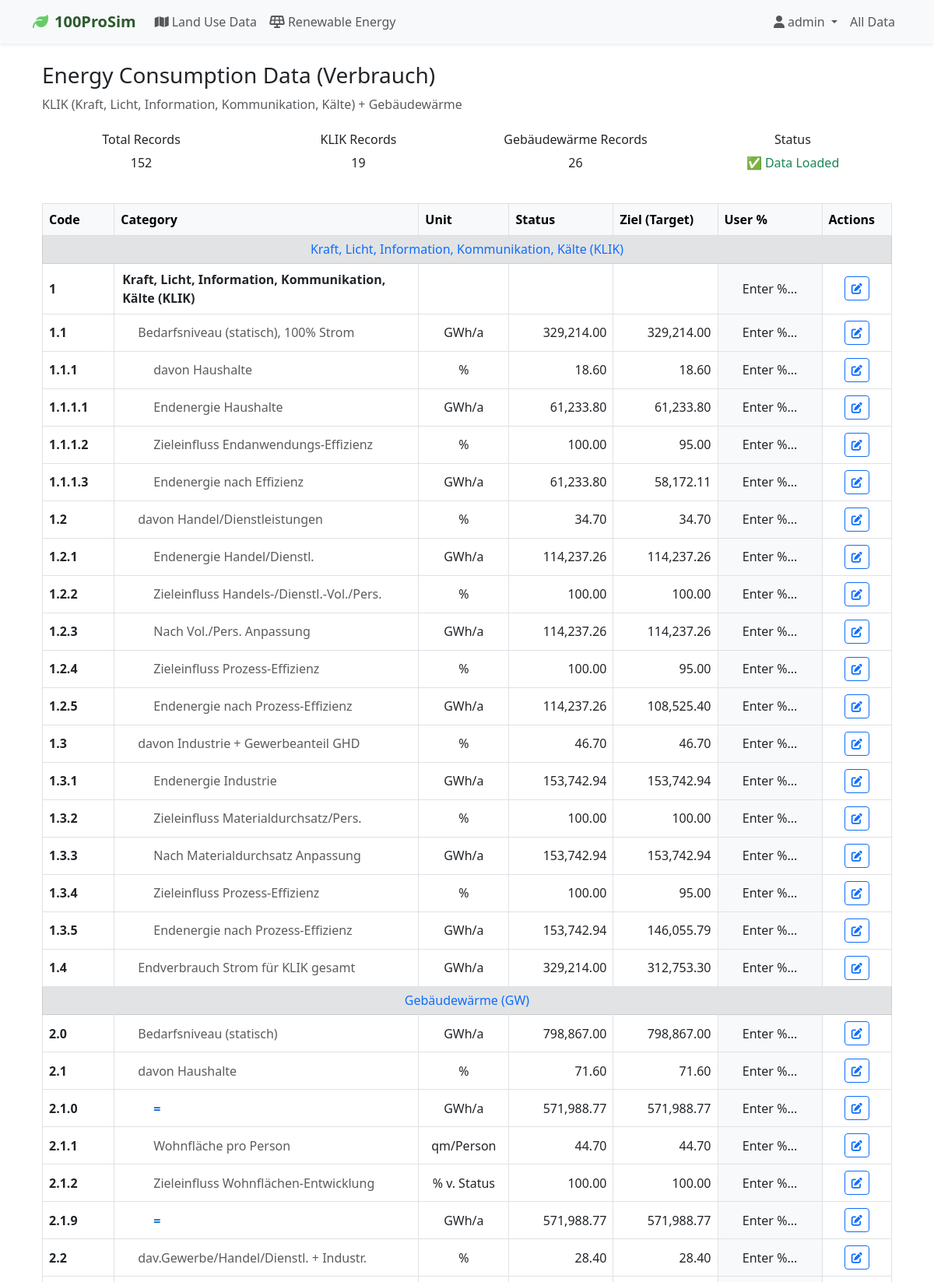
Page /verbrauch/ (signed in, upper part) on the committed database.
### simulator/models.py (models this page shows, shortened)
class VerbrauchData(models.Model):
    code = models.CharField(max_length=20, unique=True)  # e.g. "1", "1.1", "1.1.1", etc.
    category = models.CharField(max_length=200)  # Energy consumption category description
    unit = models.CharField(max_length=20)  # GWh/a, %, etc.
    status = models.FloatField(null=True, blank=True)  # Current status value
    ziel = models.FloatField(null=True, blank=True)  # Target value (Ziel)
    is_calculated = models.BooleanField(default=False)  # True if this should be calculated via formula
    status_calculated = models.BooleanField(default=False)  # True if STATUS should be calculated
    ziel_calculated = models.BooleanField(default=False)  # True if ZIEL should be calculated
    user_percent = models.FloatField(null=True, blank=True)  # User-defined percentage
    created_at = models.DateTimeField(auto_now_add=True)
    updated_at = models.DateTimeField(auto_now=True)
    class Meta:
        ordering = ['code']
        indexes = [
            models.Index(fields=['code']),
        ]
    def get_effective_value(self):
        if self.user_percent is not None:
            return self.user_percent
        elif self.status_calculated or self.is_calculated:
            calculated = self.calculate_value()
            if calculated is not None:
                return calculated
        return self.status
    def get_effective_ziel_value(self):
        if self.user_percent is not None:
            return self.user_percent
        elif self.ziel_calculated or self.is_calculated:
            calculated = self.calculate_ziel_value()
            if calculated is not None:
                return calculated
        return self.ziel
    from .verbrauch_calculations import calculate_value_method, calculate_ziel_value_method
    calculate_value = calculate_value_method
    calculate_ziel_value = calculate_ziel_value_method

### simulator/views.py (the view)
# urls.py: path('verbrauch/', views.verbrauch_view, name='verbrauch'),
def verbrauch_view(request):
    from .models import VerbrauchData
    verbrauch_data = VerbrauchData.objects.all()
    temp_data = []
    for item in verbrauch_data:
        if item.is_calculated:
            calculated_status = item.calculate_value()  # Uses status fields
            calculated_ziel = item.calculate_ziel_value()  # Uses ziel fields
            display_status = calculated_status
            display_ziel = calculated_ziel
        else:
            display_status = item.status
            display_ziel = item.ziel
        if "Alternativ zur" in item.category and "Brennstoffzellen (FC)" in item.category:
            from django.utils.safestring import mark_safe
            if item.user_percent == 100.0:
                display_ziel = mark_safe('<span style="color: blue; font-weight: bold;">Aktiv</span>')
            else:
                display_ziel = mark_safe('<span style="color: green; font-weight: bold;">(Passiv)</span>')
        temp_data.append({
            'code': item.code,
            'category': item.category,
            'unit': item.unit,
            'status': display_status,
            'ziel': display_ziel,
            'user_percent': item.user_percent,
            'is_calculated': item.is_calculated,
        })
    def natural_sort_key(item):
        parts = item['code'].split('.')
        return [int(part) for part in parts]
    temp_data.sort(key=natural_sort_key)
    data = []
    current_section = None
    for item in temp_data:
        if item['code'].startswith('1'):
            section = 'KLIK'
        elif item['code'].startswith('2'):
            section = 'GW'
        else:
            section = None
        if section != current_section and section:
            if section == 'KLIK':
                header_title = 'Kraft, Licht, Information, Kommunikation, Kälte (KLIK)'
            elif section == 'GW':
                header_title = 'Gebäudewärme (GW)'
            data.append({
                'is_section_header': True,
                'code': '',
                'category': header_title,
                'unit': '',
                'status': '',
                'ziel': '',
                'user_percent': '',
                'is_calculated': False,
            })
            current_section = section
        if item['code'] == '1':
            item['status'] = ''
            item['ziel'] = ''
            item['unit'] = ''
        item['is_section_header'] = False
        data.append(item)
    return render(request, 'simulator/verbrauch.html', {"data": data})

### simulator/templates/simulator/verbrauch.html (shortened to what this page needs)
{% extends 'simulator/base.html' %}
{% block content %}
<div class="container mt-4">
    <h3>Energy Consumption Data (Verbrauch)</h3>
    <p class="text-muted mb-4">KLIK (Kraft, Licht, Information, Kommunikation, Kälte) + Gebäudewärme</p>
    <div class="row text-center mb-4">
        <div class="col-md-3"><h6>Total Records</h6><p>{{ data|length }}</p></div>
        <div class="col-md-3"><h6>KLIK Records</h6><p>19</p></div>
        <div class="col-md-3"><h6>Gebäudewärme Records</h6><p>26</p></div>
        <div class="col-md-3"><h6>Status</h6><p class="text-success">✅ Data Loaded</p></div>
    </div>
    <table class="table table-bordered table-hover align-middle">
        <thead class="table-light">
            <tr>
                <th style="width: 8%;">Code</th>
                <th style="width: 35%;">Category</th>
                <th style="width: 8%;">Unit</th>
                <th style="width: 12%;">Status</th>
                <th style="width: 12%;">Ziel (Target)</th>
                <th style="width: 12%;">User %</th>
                <th style="width: 8%;">Actions</th>
            </tr>
        </thead>
        <tbody>
            {% for row in data %}
            {% if row.is_section_header %}
            <tr class="table-secondary">
                <td colspan="7" class="text-center fw-bold py-2">
                    <h6 class="mb-0 text-primary">{{ row.category }}</h6>
                </td>
            </tr>
            {% else %}
            <tr>
                <td class="fw-bold">{{ row.code }}</td>
                <td style="padding-left: {% if row.code|length > 3 %}50px{% elif '.' in row.code %}30px{% else %}10px{% endif %};">
                    <span class="{% if '.' in row.code %}text-muted{% else %}fw-bold{% endif %}">
                        {% if row.category|first == '=' %}
                            <strong style="color: #0066cc;">{{ row.category }}</strong>
                        {% elif '=' in row.category or 'Result' in row.category %}
                            <em style="color: #006600;">{{ row.category }}</em>
                        {% else %}
                            {{ row.category }}
                        {% endif %}
                    </span>
                </td>
                <td class="text-center">{{ row.unit }}</td>
                <td class="text-end">
                    {% if row.status is not None %}
                        {{ row.status|floatformat:2 }}
                    {% else %}
                        <span class="text-muted">-</span>
                    {% endif %}
                </td>
                <td class="text-end">
                    {% if row.ziel is not None %}
                        {% if "(Passiv)" in row.ziel or "Aktiv" in row.ziel %}
                            {{ row.ziel|safe }}
                        {% else %}
                            {{ row.ziel|floatformat:2 }}
                        {% endif %}
                    {% else %}
                        <span class="text-muted">-</span>
                    {% endif %}
                </td>
                <td contenteditable="true" class="bg-light text-center" data-field="user_percent" data-code="{{ row.code }}">
                    {% if row.user_percent %}{{ row.user_percent|floatformat:1 }}{% else %}Enter %...{% endif %}
                </td>
                <td class="text-center">
                    <button class="btn btn-sm btn-outline-primary" onclick="editRow('{{ row.code }}')">
                        <i class="fas fa-edit"></i>
                    </button>
                </td>
            </tr>
            {% endif %}
            {% endfor %}
        </tbody>
    </table>
</div>
{% endblock %}

### simulator/templates/simulator/base.html (shortened to what this page needs)
<!DOCTYPE html>
<html lang="en">
<head>
    <link href="https://cdn.jsdelivr.net/npm/bootstrap@5.3.0/dist/css/bootstrap.min.css" rel="stylesheet">
    <link rel="stylesheet" href="https://cdnjs.cloudflare.com/ajax/libs/font-awesome/6.4.0/css/all.min.css">
</head>
<body>
    <nav class="navbar navbar-expand-lg navbar-light bg-light shadow-sm">
        <div class="container">
            <a class="navbar-brand" href="{% url 'simulator:landing_page' %}">
                <i class="fas fa-leaf me-2"></i>100ProSim
            </a>
            <div class="collapse navbar-collapse" id="navbarNav">
                <ul class="navbar-nav me-auto">
                    {% if user.is_authenticated %}
                    <li class="nav-item">
                        <a class="nav-link" href="{% url 'simulator:landuse_list' %}">
                            <i class="fas fa-map me-1"></i>Land Use Data
                        </a>
                    </li>
                    <li class="nav-item">
                        <a class="nav-link" href="{% url 'simulator:renewable_list' %}">
                            <i class="fas fa-solar-panel me-1"></i>Renewable Energy
                        </a>
                    </li>
                    {% endif %}
                </ul>
                <ul class="navbar-nav ms-auto">
                    {% if user.is_authenticated %}
                    <li class="nav-item dropdown">
                        <a class="nav-link dropdown-toggle" href="#" id="navbarDropdown" role="button" data-bs-toggle="dropdown">
                            <i class="fas fa-user me-1"></i>{{ user.username }}
                        </a>
                    </li>
                    {% endif %}
                        <a class="nav-link" href="{% url 'simulator:landuse_list' %}">All Data</a>
                </ul>
            </div>
        </div>
    </nav>
    <div class="container mt-4">
        {% block content %}
        {% endblock %}
    </div>
</body>
</html>

### simulator/templates/simulator/base.html (style rules this page uses)
:root { --primary-green: #2d5a2d; --light-green: #4a7c4a; --accent-green: #66cc66; }
.navbar-brand { font-weight: bold; color: var(--primary-green) !important; }
.navbar-brand i { color: var(--accent-green); }
.table th { background-color: #f8f9fa; }

### rows in the picture
VerbrauchData: category "Kraft, Licht, Information, Kommunikation, Kälte (KLIK)"
VerbrauchData: code "1.1", category "Bedarfsniveau (statisch), 100% Strom", unit "GWh/a", status "329,214.00", ziel "329,214.00"
VerbrauchData: code "1.1.1", category "davon Haushalte", status "18.60", ziel "18.60"
VerbrauchData: code "1.1.1.1", category "Endenergie Haushalte", unit "GWh/a"
VerbrauchData: code "1.1.1.2", category "Zieleinfluss Endanwendungs-Effizienz", status "100.00", ziel "95.00"
VerbrauchData: code "1.1.1.3", category "Endenergie nach Effizienz", unit "GWh/a"
VerbrauchData: code "1.2", category "davon Handel/Dienstleistungen", status "34.70", ziel "34.70"
VerbrauchData: code "1.2.1", category "Endenergie Handel/Dienstl.", unit "GWh/a"
VerbrauchData: code "1.2.2", category "Zieleinfluss Handels-/Dienstl.-Vol./Pers.", status "100.00", ziel "100.00"
VerbrauchData: code "1.2.3", category "Nach Vol./Pers. Anpassung", unit "GWh/a"
VerbrauchData: code "1.2.4", category "Zieleinfluss Prozess-Effizienz", status "100.00", ziel "95.00"
VerbrauchData: code "1.2.5", category "Endenergie nach Prozess-Effizienz", unit "GWh/a"
VerbrauchData: code "1.3", category "davon Industrie + Gewerbeanteil GHD", status "46.70", ziel "46.70"
VerbrauchData: code "1.3.1", category "Endenergie Industrie", unit "GWh/a"
VerbrauchData: code "1.3.2", category "Zieleinfluss Materialdurchsatz/Pers.", status "100.00", ziel "100.00"
VerbrauchData: code "1.3.3", category "Nach Materialdurchsatz Anpassung", unit "GWh/a"
VerbrauchData: code "1.3.4", category "Zieleinfluss Prozess-Effizienz", status "100.00", ziel "95.00"
VerbrauchData: code "1.3.5", category "Endenergie nach Prozess-Effizienz", unit "GWh/a"
VerbrauchData: code "1.4", category "Endverbrauch Strom für KLIK gesamt", unit "GWh/a"
VerbrauchData: code "2.0", category "Bedarfsniveau (statisch)", unit "GWh/a", status "798,867.00", ziel "798,867.00"
VerbrauchData: code "2.1", category "davon Haushalte", status "71.60", ziel "71.60"
VerbrauchData: code "2.1.0", unit "GWh/a"
VerbrauchData: code "2.1.1", category "Wohnfläche pro Person", unit "qm/Person", status "44.70", ziel "44.70"
VerbrauchData: code "2.1.2", category "Zieleinfluss Wohnflächen-Entwicklung", unit "% v. Status"
VerbrauchData: code "2.1.9", unit "GWh/a"
VerbrauchData: code "2.2", category "dav.Gewerbe/Handel/Dienstl. + Industr.", status "28.40", ziel "28.40"

### other values in the picture
{{ user.username }} "admin"
{{ data|length }} "152"
{{ row.category }} "Kraft, Licht, Information, Kommunikation, Kälte (KLIK)" "Gebäudewärme (GW)"
{{ row.code }} "1"
{{ row.unit }} "%" "%" "%" "%" "%" "%" "%" "%" "%" "%"
{{ row.status|floatformat:2 }} "61,233.80" "61,233.80" "114,237.26" "114,237.26" "114,237.26" "153,742.94" "153,742.94" "153,742.94" "329,214.00" "571,988.77" "100.00" "571,988.77"
{{ row.ziel|floatformat:2 }} "61,233.80" "58,172.11" "114,237.26" "114,237.26" "108,525.40" "153,742.94" "153,742.94" "146,055.79" "312,753.30" "571,988.77" "100.00" "571,988.77"
{{ row.category }} "=" "="
